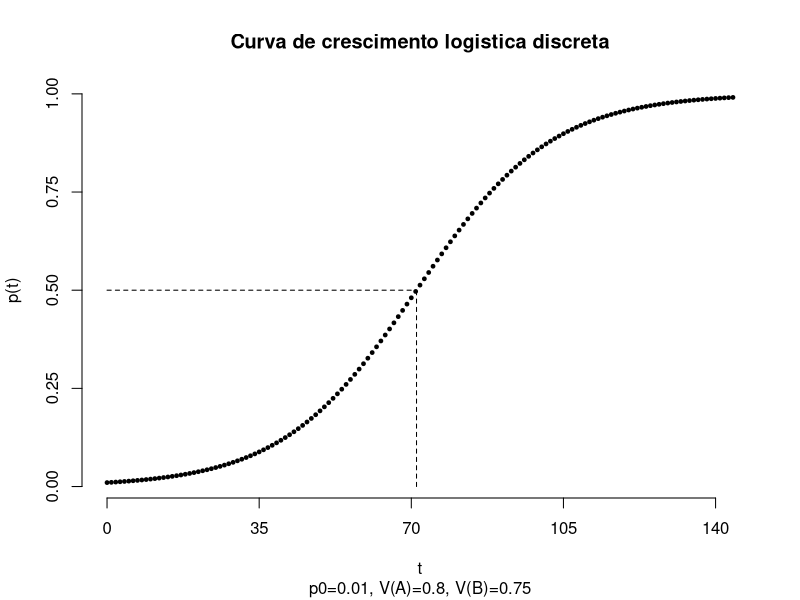

R code for this plot:
p0 <- 0.01
VA <- 0.8
VB <- 0.75
t <- seq(0,144,1)
p <- 1/(1 + ((1 - p0)/p0)*((VB/VA)^t))
plot(t, p, 
     type="p", 
     main="Curva de crescimento logistica discreta", 
     sub=paste0("p0=",p0,", V(A)=",VA,", V(B)=",VB),
     ylab="p(t)", 
     xlab="t",
     pch=21, col="black", bg="black", cex=0.5, axes = FALSE)
axis(1, at=seq(0,145, by=35))
axis(2, at=seq(0,1,by=0.25))
t_inflex <- -log(p0/(1-p0))/log(VA/VB)
pt_inflex <- 1/2
segments(t_inflex,0,t_inflex,.5, lty=2)
segments(0,.5,t_inflex,.5, lty=2)
cat("t de inflexao = ", round(t_inflex,3), " geracoes", sep="")
